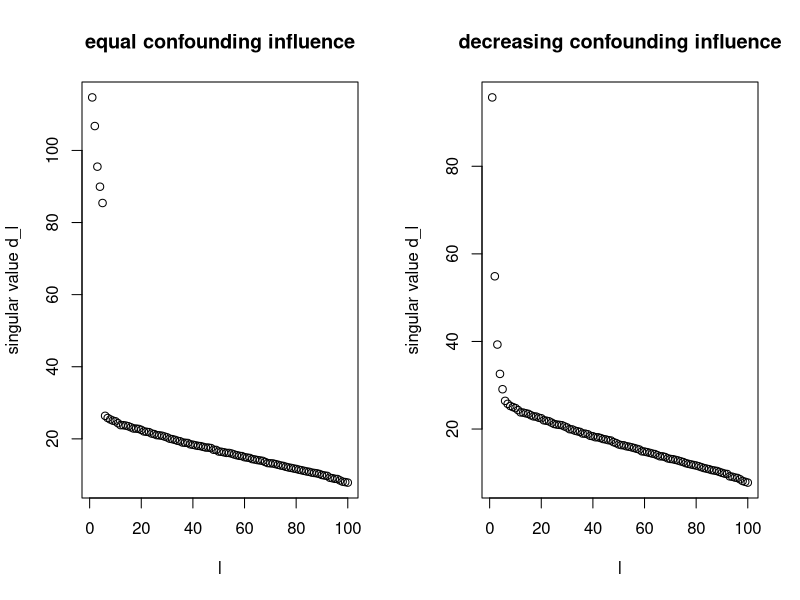

This figure's R source:
# Generate Figure 2 

# Plots of the singular values of X for the two simulation scenarios

q <- 5
n <- 100
p <- 300

set.seed(1219)

Gamma.equal <- matrix(runif(q*p, min = -1, max = 1), nrow=q)
gam.weight <- 1/(1:q)
Gamma.decreasing <- gam.weight * Gamma.equal

psi <- runif(q, min = 0, max = 2)
H <- matrix(rnorm(n*q), nrow = n)
E <- matrix(rnorm(n*p), nrow = n)
X.equal <- H %*% Gamma.equal + E
X.decreasing <- H %*% Gamma.decreasing + E

sv.equal <-svd(X.equal)$d
sv.decreasing <- svd(X.decreasing)$d

par(mfrow = c(1,2))
plot(sv.equal, xlab = "l", ylab = "singular value d_l", main = "equal confounding influence")
plot(sv.decreasing, xlab = "l", ylab = "singular value d_l", main = "decreasing confounding influence")
